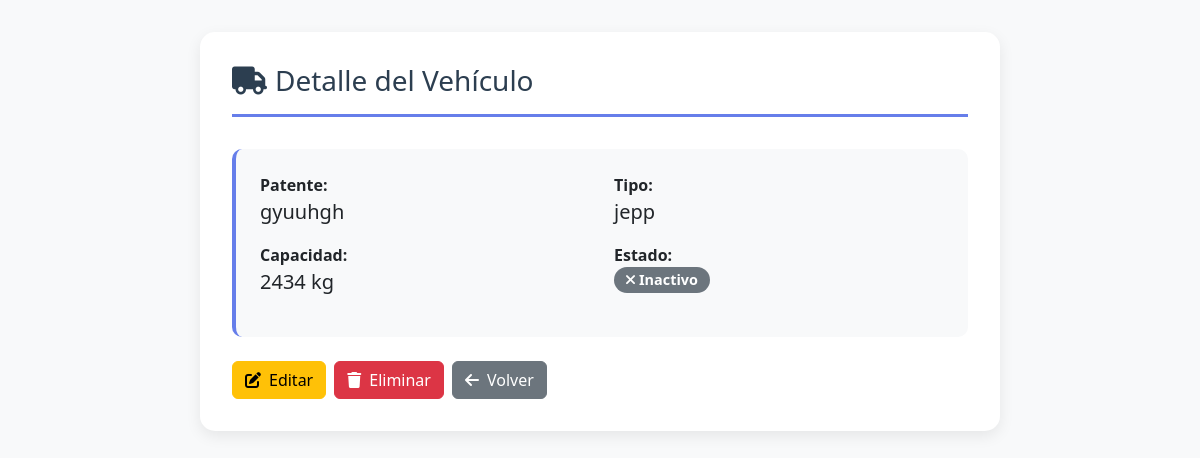
/transporte/vehiculos/3/, run on the app's committed database.
### transporte/models.py (models this page shows, shortened)
class Vehiculo(models.Model):
    id = models.AutoField(primary_key=True)
    patente = models.CharField(max_length=10, unique=True)
    tipo_vehiculo = models.CharField(max_length=50)
    capacidad_kg = models.IntegerField()
    activo = models.BooleanField(default=True)

### transporte/views.py (the view)
# urls.py: path('vehiculos/<int:pk>/', views.vehiculo_detalle, name='vehiculo_detalle'),
def vehiculo_detalle(request, pk):
    vehiculo = get_object_or_404(Vehiculo, pk=pk)
    return render(request, "transporte/vehiculos/detalle_vehiculo.html", {"vehiculo": vehiculo})

### transporte/templates/transporte/vehiculos/detalle_vehiculo.html (shortened to what this page needs)
{% load static %}
<!DOCTYPE html>
<html lang="es">
<head>
    <link href="https://cdn.jsdelivr.net/npm/bootstrap@5.3.2/dist/css/bootstrap.min.css" rel="stylesheet">
    <link rel="stylesheet" href="https://cdnjs.cloudflare.com/ajax/libs/font-awesome/6.0.0/css/all.min.css">
</head>
<body>
    <div class="container">
        <div class="detail-container">
            <h3 class="detail-title">
                <i class="fas fa-truck me-2"></i>Detalle del Vehículo
            </h3>
            <div class="info-card mb-4">
                <div class="row">
                    <div class="col-md-6 mb-3">
                        <strong>Patente:</strong>
                        <div class="fs-5">{{ vehiculo.patente }}</div>
                    </div>
                    <div class="col-md-6 mb-3">
                        <strong>Tipo:</strong>
                        <div class="fs-5">{{ vehiculo.tipo_vehiculo }}</div>
                    </div>
                    <div class="col-md-6 mb-3">
                        <strong>Capacidad:</strong>
                        <div class="fs-5">{{ vehiculo.capacidad_kg }} kg</div>
                    </div>
                    <div class="col-md-6 mb-3">
                        <strong>Estado:</strong>
                        <div>
                            {% if vehiculo.activo %}
                                <span class="badge bg-success badge-estado">
                                    <i class="fas fa-check me-1"></i>Activo
                                </span>
                            {% else %}
                                <span class="badge bg-secondary badge-estado">
                                    <i class="fas fa-times me-1"></i>Inactivo
                                </span>
                            {% endif %}
                        </div>
                    </div>
                </div>
            </div>
            <div class="d-flex gap-2">
                <a href="{% url 'transporte:vehiculo_editar' vehiculo.id %}" class="btn btn-warning">
                    <i class="fas fa-edit me-2"></i>Editar
                </a>
                <a href="{% url 'transporte:vehiculo_eliminar' vehiculo.id %}" class="btn btn-danger">
                    <i class="fas fa-trash me-2"></i>Eliminar
                </a>
                <a href="{% url 'transporte:vehiculos_listado' %}" class="btn btn-secondary">
                    <i class="fas fa-arrow-left me-2"></i>Volver
                </a>
            </div>
        </div>
    </div>
</body>
</html>

### transporte/templates/transporte/vehiculos/detalle_vehiculo.html (style rules this page uses)
body { background: #f8f9fa; }
.detail-container { max-width: 800px; margin: 2rem auto; background: white; padding: 2rem; border-radius: 15px; box-shadow: 0 5px 15px rgba(0,0,0,.08); }
.detail-title { color: #2c3e50; border-bottom: 3px solid #667eea; padding-bottom: 1rem; margin-bottom: 2rem; }
.info-card { background: #f8f9fa; padding: 1.5rem; border-radius: 10px; border-left: 4px solid #667eea; }
.badge-estado { padding: 6px 12px; border-radius: 20px; font-size: 0.9rem; }

### data on the page
Vehiculo: patente "gyuuhgh", tipo_vehiculo "jepp", capacidad_kg "2434"
